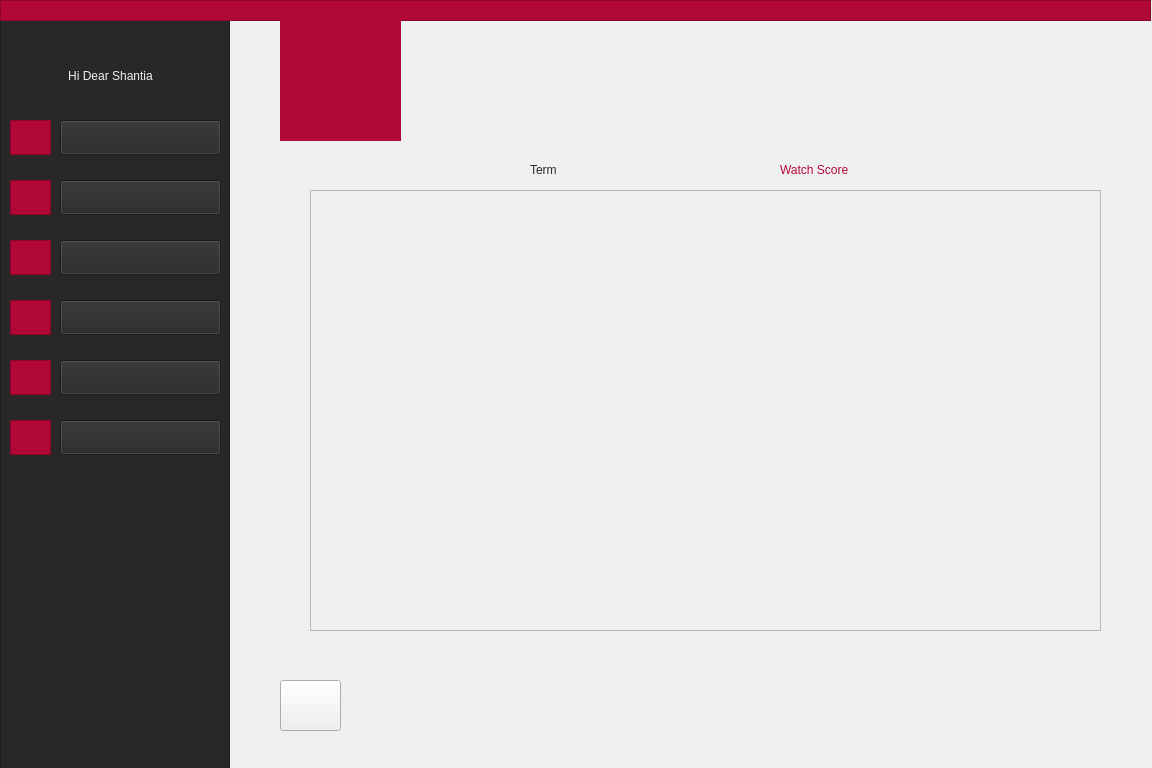
<?xml version="1.0" encoding="UTF-8"?>
<ui version="4.0">
 <class>StudentTerms</class>
 <widget class="QWidget" name="StudentTerms">
  <property name="geometry">
   <rect>
    <x>0</x>
    <y>0</y>
    <width>1152</width>
    <height>768</height>
   </rect>
  </property>
  <property name="minimumSize">
   <size>
    <width>1152</width>
    <height>768</height>
   </size>
  </property>
  <property name="windowTitle">
   <string>Form</string>
  </property>
  <property name="styleSheet">
   <string notr="true">background-color: rgb(240, 240, 240);</string>
  </property>
  <widget class="QPushButton" name="backToMenu">
   <property name="geometry">
    <rect>
     <x>280</x>
     <y>680</y>
     <width>61</width>
     <height>51</height>
    </rect>
   </property>
   <property name="text">
    <string/>
   </property>
  </widget>
  <widget class="QFrame" name="frame_2">
   <property name="geometry">
    <rect>
     <x>0</x>
     <y>20</y>
     <width>230</width>
     <height>768</height>
    </rect>
   </property>
   <property name="styleSheet">
    <string notr="true">background-color: rgb(41, 39, 40);
border-color: rgb(41, 39, 40);</string>
   </property>
   <property name="frameShape">
    <enum>QFrame::StyledPanel</enum>
   </property>
   <property name="frameShadow">
    <enum>QFrame::Raised</enum>
   </property>
   <widget class="QPushButton" name="pushButton">
    <property name="geometry">
     <rect>
      <x>60</x>
      <y>100</y>
      <width>161</width>
      <height>35</height>
     </rect>
    </property>
    <property name="styleSheet">
     <string notr="true">font: 11pt &quot;Montserrat&quot;;
</string>
    </property>
    <property name="text">
     <string/>
    </property>
   </widget>
   <widget class="QPushButton" name="pushButton_2">
    <property name="geometry">
     <rect>
      <x>60</x>
      <y>160</y>
      <width>161</width>
      <height>35</height>
     </rect>
    </property>
    <property name="styleSheet">
     <string notr="true">font: 11pt &quot;Montserrat&quot;;
</string>
    </property>
    <property name="text">
     <string/>
    </property>
   </widget>
   <widget class="QPushButton" name="pushButton_3">
    <property name="geometry">
     <rect>
      <x>60</x>
      <y>220</y>
      <width>161</width>
      <height>35</height>
     </rect>
    </property>
    <property name="styleSheet">
     <string notr="true">font: 11pt &quot;Montserrat&quot;;
</string>
    </property>
    <property name="text">
     <string/>
    </property>
   </widget>
   <widget class="QPushButton" name="pushButton_4">
    <property name="geometry">
     <rect>
      <x>60</x>
      <y>280</y>
      <width>161</width>
      <height>35</height>
     </rect>
    </property>
    <property name="styleSheet">
     <string notr="true">font: 11pt &quot;Montserrat&quot;;
</string>
    </property>
    <property name="text">
     <string/>
    </property>
   </widget>
   <widget class="QFrame" name="frame_3">
    <property name="geometry">
     <rect>
      <x>10</x>
      <y>100</y>
      <width>41</width>
      <height>35</height>
     </rect>
    </property>
    <property name="styleSheet">
     <string notr="true">background-color: rgb(178, 8, 55);
border-color: rgb(178, 8, 55);</string>
    </property>
    <property name="frameShape">
     <enum>QFrame::StyledPanel</enum>
    </property>
    <property name="frameShadow">
     <enum>QFrame::Raised</enum>
    </property>
    <widget class="QLabel" name="label_21">
     <property name="geometry">
      <rect>
       <x>5</x>
       <y>2</y>
       <width>31</width>
       <height>31</height>
      </rect>
     </property>
     <property name="styleSheet">
      <string notr="true"/>
     </property>
     <property name="text">
      <string/>
     </property>
     <property name="pixmap">
      <pixmap resource="icon.qrc">:/icon/profile.png</pixmap>
     </property>
     <property name="scaledContents">
      <bool>true</bool>
     </property>
    </widget>
   </widget>
   <widget class="QFrame" name="frame_5">
    <property name="geometry">
     <rect>
      <x>10</x>
      <y>160</y>
      <width>41</width>
      <height>35</height>
     </rect>
    </property>
    <property name="cursor">
     <cursorShape>ArrowCursor</cursorShape>
    </property>
    <property name="styleSheet">
     <string notr="true">background-color: rgb(178, 8, 55);
border-color: rgb(178, 8, 55);</string>
    </property>
    <property name="frameShape">
     <enum>QFrame::StyledPanel</enum>
    </property>
    <property name="frameShadow">
     <enum>QFrame::Raised</enum>
    </property>
    <widget class="QLabel" name="label_20">
     <property name="geometry">
      <rect>
       <x>5</x>
       <y>2</y>
       <width>31</width>
       <height>31</height>
      </rect>
     </property>
     <property name="text">
      <string/>
     </property>
     <property name="pixmap">
      <pixmap resource="icon.qrc">:/icon/message.png</pixmap>
     </property>
     <property name="scaledContents">
      <bool>true</bool>
     </property>
    </widget>
   </widget>
   <widget class="QFrame" name="frame_6">
    <property name="geometry">
     <rect>
      <x>10</x>
      <y>220</y>
      <width>41</width>
      <height>35</height>
     </rect>
    </property>
    <property name="styleSheet">
     <string notr="true">background-color: rgb(178, 8, 55);
border-color: rgb(178, 8, 55);</string>
    </property>
    <property name="frameShape">
     <enum>QFrame::StyledPanel</enum>
    </property>
    <property name="frameShadow">
     <enum>QFrame::Raised</enum>
    </property>
    <widget class="QLabel" name="label_11">
     <property name="geometry">
      <rect>
       <x>5</x>
       <y>2</y>
       <width>31</width>
       <height>31</height>
      </rect>
     </property>
     <property name="text">
      <string/>
     </property>
     <property name="pixmap">
      <pixmap resource="icon.qrc">:/icon/schedule.png</pixmap>
     </property>
     <property name="scaledContents">
      <bool>true</bool>
     </property>
    </widget>
   </widget>
   <widget class="QFrame" name="frame_7">
    <property name="geometry">
     <rect>
      <x>10</x>
      <y>280</y>
      <width>41</width>
      <height>35</height>
     </rect>
    </property>
    <property name="styleSheet">
     <string notr="true">background-color: rgb(178, 8, 55);
border-color: rgb(178, 8, 55);</string>
    </property>
    <property name="frameShape">
     <enum>QFrame::StyledPanel</enum>
    </property>
    <property name="frameShadow">
     <enum>QFrame::Raised</enum>
    </property>
    <widget class="QLabel" name="label_7">
     <property name="geometry">
      <rect>
       <x>5</x>
       <y>2</y>
       <width>31</width>
       <height>31</height>
      </rect>
     </property>
     <property name="text">
      <string/>
     </property>
     <property name="pixmap">
      <pixmap resource="term-management-icon.qrc">:/icons/icons8-web-64.png</pixmap>
     </property>
     <property name="scaledContents">
      <bool>true</bool>
     </property>
    </widget>
   </widget>
   <widget class="QLabel" name="label_2">
    <property name="geometry">
     <rect>
      <x>20</x>
      <y>40</y>
      <width>181</width>
      <height>31</height>
     </rect>
    </property>
    <property name="styleSheet">
     <string notr="true">font: 11pt &quot;Montserrat&quot;;
color: rgb(240, 240, 240);</string>
    </property>
    <property name="text">
     <string>Hi Dear Shantia</string>
    </property>
    <property name="alignment">
     <set>Qt::AlignCenter</set>
    </property>
   </widget>
   <widget class="QLabel" name="label_3">
    <property name="geometry">
     <rect>
      <x>110</x>
      <y>100</y>
      <width>71</width>
      <height>30</height>
     </rect>
    </property>
    <property name="autoFillBackground">
     <bool>false</bool>
    </property>
    <property name="styleSheet">
     <string notr="true">font: 11pt &quot;Montserrat&quot;;
color: rgb(240, 240, 240);</string>
    </property>
    <property name="lineWidth">
     <number>0</number>
    </property>
    <property name="text">
     <string>Profile</string>
    </property>
    <property name="alignment">
     <set>Qt::AlignCenter</set>
    </property>
   </widget>
   <widget class="QLabel" name="label_4">
    <property name="geometry">
     <rect>
      <x>90</x>
      <y>160</y>
      <width>111</width>
      <height>30</height>
     </rect>
    </property>
    <property name="styleSheet">
     <string notr="true">font: 11pt &quot;Montserrat&quot;;
color: rgb(240, 240, 240);</string>
    </property>
    <property name="text">
     <string>Messages</string>
    </property>
    <property name="alignment">
     <set>Qt::AlignCenter</set>
    </property>
   </widget>
   <widget class="QLabel" name="label_5">
    <property name="geometry">
     <rect>
      <x>60</x>
      <y>220</y>
      <width>161</width>
      <height>30</height>
     </rect>
    </property>
    <property name="styleSheet">
     <string notr="true">font: 11pt &quot;Montserrat&quot;;
color: rgb(240, 240, 240);</string>
    </property>
    <property name="text">
     <string>Weekly Schedule</string>
    </property>
    <property name="alignment">
     <set>Qt::AlignCenter</set>
    </property>
   </widget>
   <widget class="QFrame" name="frame_15">
    <property name="geometry">
     <rect>
      <x>10</x>
      <y>400</y>
      <width>41</width>
      <height>35</height>
     </rect>
    </property>
    <property name="styleSheet">
     <string notr="true">background-color: rgb(178, 8, 55);
border-color: rgb(178, 8, 55);</string>
    </property>
    <property name="frameShape">
     <enum>QFrame::StyledPanel</enum>
    </property>
    <property name="frameShadow">
     <enum>QFrame::Raised</enum>
    </property>
    <widget class="QLabel" name="label_22">
     <property name="geometry">
      <rect>
       <x>5</x>
       <y>2</y>
       <width>31</width>
       <height>31</height>
      </rect>
     </property>
     <property name="text">
      <string/>
     </property>
     <property name="pixmap">
      <pixmap resource="term-management-icon.qrc">:/icons/icons8-survey-50.png</pixmap>
     </property>
     <property name="scaledContents">
      <bool>true</bool>
     </property>
    </widget>
   </widget>
   <widget class="QPushButton" name="pushButton_7">
    <property name="geometry">
     <rect>
      <x>60</x>
      <y>400</y>
      <width>161</width>
      <height>35</height>
     </rect>
    </property>
    <property name="styleSheet">
     <string notr="true">font: 11pt &quot;Montserrat&quot;;
</string>
    </property>
    <property name="text">
     <string/>
    </property>
   </widget>
   <widget class="QPushButton" name="pushButton_6">
    <property name="geometry">
     <rect>
      <x>60</x>
      <y>340</y>
      <width>161</width>
      <height>35</height>
     </rect>
    </property>
    <property name="styleSheet">
     <string notr="true">font: 11pt &quot;Montserrat&quot;;
</string>
    </property>
    <property name="text">
     <string/>
    </property>
   </widget>
   <widget class="QFrame" name="frame_16">
    <property name="geometry">
     <rect>
      <x>10</x>
      <y>340</y>
      <width>41</width>
      <height>35</height>
     </rect>
    </property>
    <property name="styleSheet">
     <string notr="true">background-color: rgb(178, 8, 55);
border-color: rgb(178, 8, 55);</string>
    </property>
    <property name="frameShape">
     <enum>QFrame::StyledPanel</enum>
    </property>
    <property name="frameShadow">
     <enum>QFrame::Raised</enum>
    </property>
    <widget class="QLabel" name="label_10">
     <property name="geometry">
      <rect>
       <x>5</x>
       <y>2</y>
       <width>31</width>
       <height>31</height>
      </rect>
     </property>
     <property name="text">
      <string/>
     </property>
     <property name="pixmap">
      <pixmap resource="term-management-icon.qrc">:/icons/icons8-view-headline-50.png</pixmap>
     </property>
     <property name="scaledContents">
      <bool>true</bool>
     </property>
    </widget>
   </widget>
   <widget class="QLabel" name="label_6">
    <property name="geometry">
     <rect>
      <x>95</x>
      <y>290</y>
      <width>111</width>
      <height>20</height>
     </rect>
    </property>
    <property name="styleSheet">
     <string notr="true">font: 11pt &quot;Montserrat&quot;;
color: rgb(240, 240, 240);</string>
    </property>
    <property name="text">
     <string>Enrollment</string>
    </property>
   </widget>
   <widget class="QLabel" name="label_23">
    <property name="geometry">
     <rect>
      <x>90</x>
      <y>350</y>
      <width>121</width>
      <height>20</height>
     </rect>
    </property>
    <property name="styleSheet">
     <string notr="true">font: 11pt &quot;Montserrat&quot;;
color: rgb(240, 240, 240);</string>
    </property>
    <property name="text">
     <string>View Scores</string>
    </property>
   </widget>
   <widget class="QLabel" name="label_24">
    <property name="geometry">
     <rect>
      <x>80</x>
      <y>410</y>
      <width>141</width>
      <height>20</height>
     </rect>
    </property>
    <property name="styleSheet">
     <string notr="true">font: 11pt &quot;Montserrat&quot;;
color: rgb(240, 240, 240);</string>
    </property>
    <property name="text">
     <string>Teacher Survey</string>
    </property>
   </widget>
   <zorder>frame_5</zorder>
   <zorder>frame_6</zorder>
   <zorder>frame_7</zorder>
   <zorder>label_2</zorder>
   <zorder>label_3</zorder>
   <zorder>label_4</zorder>
   <zorder>label_5</zorder>
   <zorder>frame_3</zorder>
   <zorder>pushButton</zorder>
   <zorder>pushButton_2</zorder>
   <zorder>pushButton_3</zorder>
   <zorder>frame_15</zorder>
   <zorder>frame_16</zorder>
   <zorder>label_6</zorder>
   <zorder>label_23</zorder>
   <zorder>label_24</zorder>
   <zorder>pushButton_6</zorder>
   <zorder>pushButton_7</zorder>
   <zorder>pushButton_4</zorder>
  </widget>
  <widget class="QFrame" name="frame">
   <property name="geometry">
    <rect>
     <x>0</x>
     <y>0</y>
     <width>1151</width>
     <height>21</height>
    </rect>
   </property>
   <property name="styleSheet">
    <string notr="true">background-color: rgb(178, 8, 55);
border-color: rgb(178, 8, 55);</string>
   </property>
   <property name="frameShape">
    <enum>QFrame::StyledPanel</enum>
   </property>
   <property name="frameShadow">
    <enum>QFrame::Raised</enum>
   </property>
  </widget>
  <widget class="QLabel" name="label">
   <property name="geometry">
    <rect>
     <x>280</x>
     <y>20</y>
     <width>121</width>
     <height>121</height>
    </rect>
   </property>
   <property name="styleSheet">
    <string notr="true">background-color: rgb(178, 8, 55);
border-color: rgb(178, 8, 55);
</string>
   </property>
   <property name="text">
    <string/>
   </property>
   <property name="pixmap">
    <pixmap>:/AjaxLogo/filename.jpg</pixmap>
   </property>
   <property name="scaledContents">
    <bool>true</bool>
   </property>
   <property name="alignment">
    <set>Qt::AlignCenter</set>
   </property>
  </widget>
  <widget class="QLabel" name="label_14">
   <property name="geometry">
    <rect>
     <x>280</x>
     <y>680</y>
     <width>41</width>
     <height>46</height>
    </rect>
   </property>
   <property name="styleSheet">
    <string>font: 9pt &quot;Montserrat&quot;;
color: rgb(178, 8, 55);</string>
   </property>
   <property name="text">
    <string/>
   </property>
   <property name="pixmap">
    <pixmap resource="arrowIcon.qrc">:/new/prefix1/icons8-left-arrow-50.png</pixmap>
   </property>
   <property name="scaledContents">
    <bool>true</bool>
   </property>
  </widget>
  <widget class="QLabel" name="label_9">
   <property name="geometry">
    <rect>
     <x>285</x>
     <y>20</y>
     <width>111</width>
     <height>111</height>
    </rect>
   </property>
   <property name="styleSheet">
    <string notr="true">background-color: rgb(178, 8, 55);</string>
   </property>
   <property name="text">
    <string/>
   </property>
   <property name="pixmap">
    <pixmap resource="pictures.qrc">:/logo/filename.jpg</pixmap>
   </property>
   <property name="scaledContents">
    <bool>true</bool>
   </property>
  </widget>
  <widget class="QScrollArea" name="scrollArea">
   <property name="geometry">
    <rect>
     <x>310</x>
     <y>190</y>
     <width>791</width>
     <height>441</height>
    </rect>
   </property>
   <property name="widgetResizable">
    <bool>true</bool>
   </property>
   <widget class="QWidget" name="scrollAreaWidgetContents">
    <property name="geometry">
     <rect>
      <x>0</x>
      <y>0</y>
      <width>789</width>
      <height>439</height>
     </rect>
    </property>
    <layout class="QVBoxLayout" name="verticalLayout_3">
     <item>
      <layout class="QVBoxLayout" name="verticalLayout_2"/>
     </item>
    </layout>
   </widget>
  </widget>
  <widget class="QLabel" name="label_8">
   <property name="geometry">
    <rect>
     <x>530</x>
     <y>160</y>
     <width>63</width>
     <height>20</height>
    </rect>
   </property>
   <property name="styleSheet">
    <string notr="true">font: 10pt &quot;Montserrat&quot;;
color: rgb(41, 39, 40);</string>
   </property>
   <property name="text">
    <string>Term</string>
   </property>
  </widget>
  <widget class="QLabel" name="label_13">
   <property name="geometry">
    <rect>
     <x>780</x>
     <y>160</y>
     <width>111</width>
     <height>20</height>
    </rect>
   </property>
   <property name="styleSheet">
    <string notr="true">font: 10pt &quot;Montserrat&quot;;
color: rgb(178, 8, 55);</string>
   </property>
   <property name="text">
    <string>Watch Score</string>
   </property>
  </widget>
  <zorder>frame_2</zorder>
  <zorder>frame</zorder>
  <zorder>label</zorder>
  <zorder>label_14</zorder>
  <zorder>label_9</zorder>
  <zorder>scrollArea</zorder>
  <zorder>backToMenu</zorder>
  <zorder>label_8</zorder>
  <zorder>label_13</zorder>
 </widget>
 <resources>
  <include location="term-management-icon.qrc"/>
  <include location="icon.qrc"/>
  <include location="pictures.qrc"/>
  <include location="arrowIcon.qrc"/>
 </resources>
 <connections/>
</ui>
